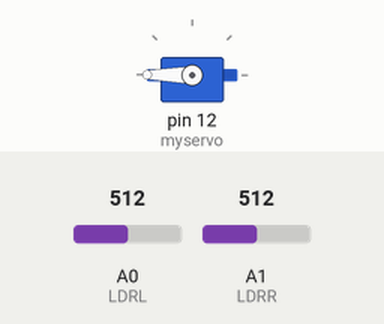
The sketch below on a simulated Arduino Uno, built with avr-gcc and run on an emulated ATmega328P. On the bench: servo. The inputs (shaded band) are chosen by the test bench; at power-on: A0 (LDRL) = 512, A1 (LDRR) = 512.

Above: at 1.2 s.
1.3 s: A0 (LDRL) set to 527
At 2.5 s:
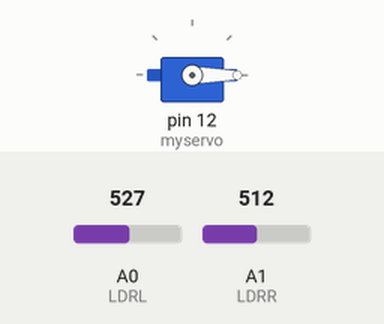
2.8 s: A0 (LDRL) set to 511
At 3.8 s:
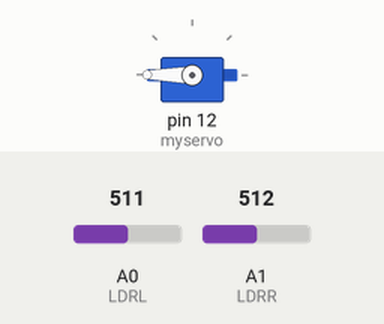
4.3 s: A0 (LDRL) set to 716
At 4.9 s:
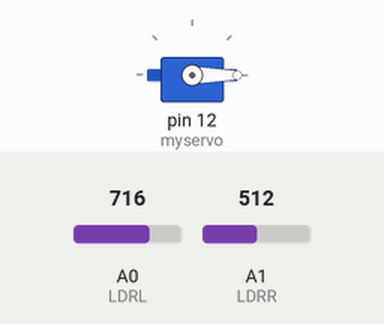
Timing chart, 0 to 7.3 s (numbered marks = the images above; inputs shaded):
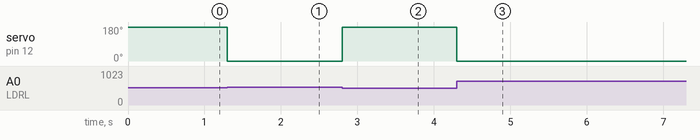

Measured:
- the behaviour switches between 512 and 513 on A0 (LDRL) (found by bisection; images 0 and 1)
- after the input at 1.3 s, servo on pin 12 (myservo): 180° → 0° at once
- after the input at 2.8 s, servo on pin 12 (myservo): 0° → 180° at once
- after the input at 4.3 s, servo on pin 12 (myservo): 180° → 0° at once

The sketch:

left_right_ldr_no_correction.ino
```cpp
#include <Servo.h>
Servo myservo;
int val;
byte LDRL = 0;
byte LDRR = 1;

void setup()
{
  myservo.attach(12);
}
void loop()
{
   if(analogRead(LDRL) > analogRead(LDRR) ) {
      myservo.write(0); // move to angel 80 degrees or what ever you want
}
else {
     myservo.write(180); // move to angel 100 degrees or what ever you want
  }
}
```
